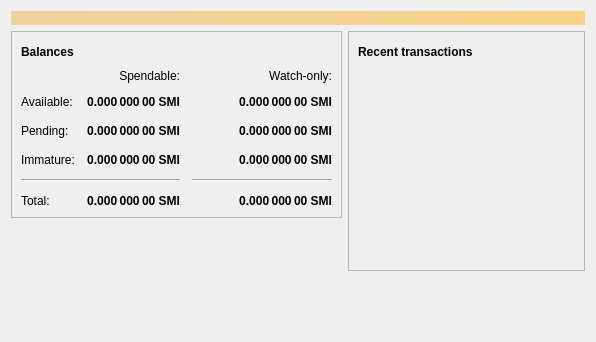
<?xml version="1.0" encoding="UTF-8"?>
<ui version="4.0">
 <class>OverviewPage</class>
 <widget class="QWidget" name="OverviewPage">
  <property name="geometry">
   <rect>
    <x>0</x>
    <y>0</y>
    <width>596</width>
    <height>342</height>
   </rect>
  </property>
  <property name="windowTitle">
   <string>Form</string>
  </property>
  <layout class="QVBoxLayout" name="topLayout">
   <item>
    <widget class="QLabel" name="labelAlerts">
     <property name="visible">
      <bool>false</bool>
     </property>
     <property name="styleSheet">
      <string notr="true">QLabel { background-color: qlineargradient(x1: 0, y1: 0, x2: 1, y2: 0, stop:0 #F0D0A0, stop:1 #F8D488); color:#000000; }</string>
     </property>
     <property name="wordWrap">
      <bool>true</bool>
     </property>
     <property name="margin">
      <number>3</number>
     </property>
     <property name="textInteractionFlags">
      <set>Qt::TextSelectableByMouse</set>
     </property>
    </widget>
   </item>
   <item>
    <layout class="QHBoxLayout" name="horizontalLayout" stretch="1,1">
     <item>
      <layout class="QVBoxLayout" name="verticalLayout_2">
       <item>
        <widget class="QFrame" name="frame">
         <property name="frameShape">
          <enum>QFrame::StyledPanel</enum>
         </property>
         <property name="frameShadow">
          <enum>QFrame::Raised</enum>
         </property>
         <layout class="QVBoxLayout" name="verticalLayout_4">
          <item>
           <layout class="QHBoxLayout" name="horizontalLayout_4">
            <item>
             <widget class="QLabel" name="label_5">
              <property name="font">
               <font>
                <weight>75</weight>
                <bold>true</bold>
               </font>
              </property>
              <property name="text">
               <string>Balances</string>
              </property>
             </widget>
            </item>
            <item>
             <widget class="QPushButton" name="labelWalletStatus">
              <property name="enabled">
               <bool>true</bool>
              </property>
              <property name="maximumSize">
               <size>
                <width>30</width>
                <height>16777215</height>
               </size>
              </property>
              <property name="toolTip">
               <string>The displayed information may be out of date. Your wallet automatically synchronizes with the Smicoin network after a connection is established, but this process has not completed yet.</string>
              </property>
              <property name="text">
               <string/>
              </property>
              <property name="icon">
               <iconset resource="../bitcoin.qrc">
                <normaloff>:/icons/warning</normaloff>
                <disabledoff>:/icons/warning</disabledoff>:/icons/warning</iconset>
              </property>
              <property name="iconSize">
               <size>
                <width>24</width>
                <height>24</height>
               </size>
              </property>
              <property name="flat">
               <bool>true</bool>
              </property>
             </widget>
            </item>
            <item>
             <spacer name="horizontalSpacer_3">
              <property name="orientation">
               <enum>Qt::Horizontal</enum>
              </property>
              <property name="sizeHint" stdset="0">
               <size>
                <width>40</width>
                <height>20</height>
               </size>
              </property>
             </spacer>
            </item>
           </layout>
          </item>
          <item>
           <layout class="QGridLayout" name="gridLayout">
            <property name="spacing">
             <number>12</number>
            </property>
            <item row="2" column="2">
             <widget class="QLabel" name="labelWatchPending">
              <property name="font">
               <font>
                <weight>75</weight>
                <bold>true</bold>
               </font>
              </property>
              <property name="cursor">
               <cursorShape>IBeamCursor</cursorShape>
              </property>
              <property name="toolTip">
               <string>Unconfirmed transactions to watch-only addresses</string>
              </property>
              <property name="text">
               <string notr="true">0.000 000 00 SMI</string>
              </property>
              <property name="alignment">
               <set>Qt::AlignRight|Qt::AlignTrailing|Qt::AlignVCenter</set>
              </property>
              <property name="textInteractionFlags">
               <set>Qt::LinksAccessibleByMouse|Qt::TextSelectableByKeyboard|Qt::TextSelectableByMouse</set>
              </property>
             </widget>
            </item>
            <item row="2" column="1">
             <widget class="QLabel" name="labelUnconfirmed">
              <property name="font">
               <font>
                <weight>75</weight>
                <bold>true</bold>
               </font>
              </property>
              <property name="cursor">
               <cursorShape>IBeamCursor</cursorShape>
              </property>
              <property name="toolTip">
               <string>Total of transactions that have yet to be confirmed, and do not yet count toward the spendable balance</string>
              </property>
              <property name="text">
               <string notr="true">0.000 000 00 SMI</string>
              </property>
              <property name="alignment">
               <set>Qt::AlignRight|Qt::AlignTrailing|Qt::AlignVCenter</set>
              </property>
              <property name="textInteractionFlags">
               <set>Qt::LinksAccessibleByMouse|Qt::TextSelectableByKeyboard|Qt::TextSelectableByMouse</set>
              </property>
             </widget>
            </item>
            <item row="3" column="2">
             <widget class="QLabel" name="labelWatchImmature">
              <property name="font">
               <font>
                <weight>75</weight>
                <bold>true</bold>
               </font>
              </property>
              <property name="cursor">
               <cursorShape>IBeamCursor</cursorShape>
              </property>
              <property name="toolTip">
               <string>Mined balance in watch-only addresses that has not yet matured</string>
              </property>
              <property name="text">
               <string notr="true">0.000 000 00 SMI</string>
              </property>
              <property name="alignment">
               <set>Qt::AlignRight|Qt::AlignTrailing|Qt::AlignVCenter</set>
              </property>
              <property name="textInteractionFlags">
               <set>Qt::LinksAccessibleByMouse|Qt::TextSelectableByKeyboard|Qt::TextSelectableByMouse</set>
              </property>
             </widget>
            </item>
            <item row="4" column="0" colspan="2">
             <widget class="Line" name="line">
              <property name="orientation">
               <enum>Qt::Horizontal</enum>
              </property>
             </widget>
            </item>
            <item row="4" column="2">
             <widget class="Line" name="lineWatchBalance">
              <property name="sizePolicy">
               <sizepolicy hsizetype="Preferred" vsizetype="Fixed">
                <horstretch>0</horstretch>
                <verstretch>0</verstretch>
               </sizepolicy>
              </property>
              <property name="minimumSize">
               <size>
                <width>140</width>
                <height>0</height>
               </size>
              </property>
              <property name="orientation">
               <enum>Qt::Horizontal</enum>
              </property>
             </widget>
            </item>
            <item row="5" column="0">
             <widget class="QLabel" name="labelTotalText">
              <property name="text">
               <string>Total:</string>
              </property>
             </widget>
            </item>
            <item row="3" column="1">
             <widget class="QLabel" name="labelImmature">
              <property name="font">
               <font>
                <weight>75</weight>
                <bold>true</bold>
               </font>
              </property>
              <property name="cursor">
               <cursorShape>IBeamCursor</cursorShape>
              </property>
              <property name="toolTip">
               <string>Mined balance that has not yet matured</string>
              </property>
              <property name="text">
               <string notr="true">0.000 000 00 SMI</string>
              </property>
              <property name="alignment">
               <set>Qt::AlignRight|Qt::AlignTrailing|Qt::AlignVCenter</set>
              </property>
              <property name="textInteractionFlags">
               <set>Qt::LinksAccessibleByMouse|Qt::TextSelectableByKeyboard|Qt::TextSelectableByMouse</set>
              </property>
             </widget>
            </item>
            <item row="2" column="3">
             <spacer name="horizontalSpacer_2">
              <property name="orientation">
               <enum>Qt::Horizontal</enum>
              </property>
              <property name="sizeHint" stdset="0">
               <size>
                <width>40</width>
                <height>20</height>
               </size>
              </property>
             </spacer>
            </item>
            <item row="3" column="0">
             <widget class="QLabel" name="labelImmatureText">
              <property name="text">
               <string>Immature:</string>
              </property>
             </widget>
            </item>
            <item row="5" column="1">
             <widget class="QLabel" name="labelTotal">
              <property name="font">
               <font>
                <weight>75</weight>
                <bold>true</bold>
               </font>
              </property>
              <property name="cursor">
               <cursorShape>IBeamCursor</cursorShape>
              </property>
              <property name="toolTip">
               <string>Your current total balance</string>
              </property>
              <property name="text">
               <string notr="true">0.000 000 00 SMI</string>
              </property>
              <property name="alignment">
               <set>Qt::AlignRight|Qt::AlignTrailing|Qt::AlignVCenter</set>
              </property>
              <property name="textInteractionFlags">
               <set>Qt::LinksAccessibleByMouse|Qt::TextSelectableByKeyboard|Qt::TextSelectableByMouse</set>
              </property>
             </widget>
            </item>
            <item row="5" column="2">
             <widget class="QLabel" name="labelWatchTotal">
              <property name="font">
               <font>
                <weight>75</weight>
                <bold>true</bold>
               </font>
              </property>
              <property name="cursor">
               <cursorShape>IBeamCursor</cursorShape>
              </property>
              <property name="toolTip">
               <string>Current total balance in watch-only addresses</string>
              </property>
              <property name="text">
               <string notr="true">0.000 000 00 SMI</string>
              </property>
              <property name="alignment">
               <set>Qt::AlignRight|Qt::AlignTrailing|Qt::AlignVCenter</set>
              </property>
              <property name="textInteractionFlags">
               <set>Qt::LinksAccessibleByMouse|Qt::TextSelectableByKeyboard|Qt::TextSelectableByMouse</set>
              </property>
             </widget>
            </item>
            <item row="0" column="2">
             <widget class="QLabel" name="labelWatchonly">
              <property name="text">
               <string>Watch-only:</string>
              </property>
              <property name="alignment">
               <set>Qt::AlignRight|Qt::AlignTrailing|Qt::AlignVCenter</set>
              </property>
             </widget>
            </item>
            <item row="1" column="0">
             <widget class="QLabel" name="labelBalanceText">
              <property name="text">
               <string>Available:</string>
              </property>
             </widget>
            </item>
            <item row="1" column="1">
             <widget class="QLabel" name="labelBalance">
              <property name="font">
               <font>
                <weight>75</weight>
                <bold>true</bold>
               </font>
              </property>
              <property name="cursor">
               <cursorShape>IBeamCursor</cursorShape>
              </property>
              <property name="toolTip">
               <string>Your current spendable balance</string>
              </property>
              <property name="text">
               <string notr="true">0.000 000 00 SMI</string>
              </property>
              <property name="alignment">
               <set>Qt::AlignRight|Qt::AlignTrailing|Qt::AlignVCenter</set>
              </property>
              <property name="textInteractionFlags">
               <set>Qt::LinksAccessibleByMouse|Qt::TextSelectableByKeyboard|Qt::TextSelectableByMouse</set>
              </property>
             </widget>
            </item>
            <item row="1" column="2">
             <widget class="QLabel" name="labelWatchAvailable">
              <property name="font">
               <font>
                <weight>75</weight>
                <bold>true</bold>
               </font>
              </property>
              <property name="cursor">
               <cursorShape>IBeamCursor</cursorShape>
              </property>
              <property name="toolTip">
               <string>Your current balance in watch-only addresses</string>
              </property>
              <property name="text">
               <string notr="true">0.000 000 00 SMI</string>
              </property>
              <property name="alignment">
               <set>Qt::AlignRight|Qt::AlignTrailing|Qt::AlignVCenter</set>
              </property>
              <property name="textInteractionFlags">
               <set>Qt::LinksAccessibleByMouse|Qt::TextSelectableByKeyboard|Qt::TextSelectableByMouse</set>
              </property>
             </widget>
            </item>
            <item row="2" column="0">
             <widget class="QLabel" name="labelPendingText">
              <property name="text">
               <string>Pending:</string>
              </property>
             </widget>
            </item>
            <item row="0" column="1">
             <widget class="QLabel" name="labelSpendable">
              <property name="text">
               <string>Spendable:</string>
              </property>
              <property name="alignment">
               <set>Qt::AlignRight|Qt::AlignTrailing|Qt::AlignVCenter</set>
              </property>
             </widget>
            </item>
           </layout>
          </item>
         </layout>
        </widget>
       </item>
       <item>
        <spacer name="verticalSpacer">
         <property name="orientation">
          <enum>Qt::Vertical</enum>
         </property>
         <property name="sizeHint" stdset="0">
          <size>
           <width>20</width>
           <height>40</height>
          </size>
         </property>
        </spacer>
       </item>
      </layout>
     </item>
     <item>
      <layout class="QVBoxLayout" name="verticalLayout_3">
       <item>
        <widget class="QFrame" name="frame_2">
         <property name="frameShape">
          <enum>QFrame::StyledPanel</enum>
         </property>
         <property name="frameShadow">
          <enum>QFrame::Raised</enum>
         </property>
         <layout class="QVBoxLayout" name="verticalLayout">
          <item>
           <layout class="QHBoxLayout" name="horizontalLayout_2">
            <item>
             <widget class="QLabel" name="label_4">
              <property name="font">
               <font>
                <weight>75</weight>
                <bold>true</bold>
               </font>
              </property>
              <property name="text">
               <string>Recent transactions</string>
              </property>
             </widget>
            </item>
            <item>
             <widget class="QPushButton" name="labelTransactionsStatus">
              <property name="enabled">
               <bool>true</bool>
              </property>
              <property name="maximumSize">
               <size>
                <width>30</width>
                <height>16777215</height>
               </size>
              </property>
              <property name="toolTip">
               <string>The displayed information may be out of date. Your wallet automatically synchronizes with the Smicoin network after a connection is established, but this process has not completed yet.</string>
              </property>
              <property name="text">
               <string/>
              </property>
              <property name="icon">
               <iconset resource="../bitcoin.qrc">
                <normaloff>:/icons/warning</normaloff>
                <disabledoff>:/icons/warning</disabledoff>:/icons/warning</iconset>
              </property>
              <property name="iconSize">
               <size>
                <width>24</width>
                <height>24</height>
               </size>
              </property>
              <property name="flat">
               <bool>true</bool>
              </property>
             </widget>
            </item>
            <item>
             <spacer name="horizontalSpacer">
              <property name="orientation">
               <enum>Qt::Horizontal</enum>
              </property>
              <property name="sizeHint" stdset="0">
               <size>
                <width>40</width>
                <height>20</height>
               </size>
              </property>
             </spacer>
            </item>
           </layout>
          </item>
          <item>
           <widget class="QListView" name="listTransactions">
            <property name="styleSheet">
             <string notr="true">QListView { background: transparent; }</string>
            </property>
            <property name="frameShape">
             <enum>QFrame::NoFrame</enum>
            </property>
            <property name="verticalScrollBarPolicy">
             <enum>Qt::ScrollBarAlwaysOff</enum>
            </property>
            <property name="horizontalScrollBarPolicy">
             <enum>Qt::ScrollBarAlwaysOff</enum>
            </property>
            <property name="selectionMode">
             <enum>QAbstractItemView::NoSelection</enum>
            </property>
           </widget>
          </item>
         </layout>
        </widget>
       </item>
       <item>
        <spacer name="verticalSpacer_2">
         <property name="orientation">
          <enum>Qt::Vertical</enum>
         </property>
         <property name="sizeHint" stdset="0">
          <size>
           <width>20</width>
           <height>40</height>
          </size>
         </property>
        </spacer>
       </item>
      </layout>
     </item>
    </layout>
   </item>
  </layout>
 </widget>
 <resources/>
 <connections/>
</ui>
